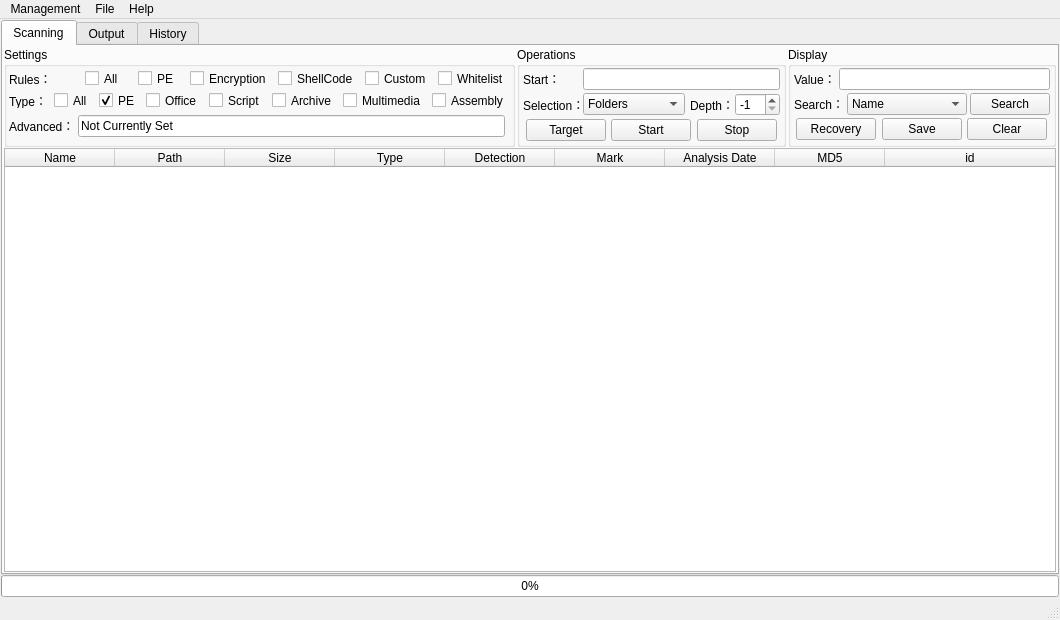
<?xml version="1.0" encoding="UTF-8"?>
<ui version="4.0">
 <class>MainWindow</class>
 <widget class="QMainWindow" name="MainWindow">
  <property name="geometry">
   <rect>
    <x>0</x>
    <y>0</y>
    <width>1060</width>
    <height>620</height>
   </rect>
  </property>
  <property name="windowTitle">
   <string>Static Malware Analysis &amp; Report Tool</string>
  </property>
  <widget class="QWidget" name="centralwidget">
   <layout class="QVBoxLayout" name="verticalLayout_2">
    <property name="leftMargin">
     <number>1</number>
    </property>
    <property name="topMargin">
     <number>1</number>
    </property>
    <property name="rightMargin">
     <number>1</number>
    </property>
    <property name="bottomMargin">
     <number>1</number>
    </property>
    <item>
     <layout class="QVBoxLayout" name="verticalLayout">
      <property name="spacing">
       <number>0</number>
      </property>
      <item>
       <widget class="QTabWidget" name="tabWidget">
        <property name="currentIndex">
         <number>0</number>
        </property>
        <widget class="QWidget" name="tab">
         <attribute name="title">
<!--
          <string>扫描页面</string>
-->
          <string>Scanning</string>
         </attribute>
         <layout class="QVBoxLayout" name="verticalLayout_4">
          <property name="leftMargin">
           <number>1</number>
          </property>
          <property name="topMargin">
           <number>1</number>
          </property>
          <property name="rightMargin">
           <number>1</number>
          </property>
          <property name="bottomMargin">
           <number>1</number>
          </property>
          <item>
           <layout class="QVBoxLayout" name="verticalLayout_3">
            <property name="spacing">
             <number>1</number>
            </property>
            <item>
             <layout class="QHBoxLayout" name="horizontalLayout_9" stretch="5,3,3">
              <property name="spacing">
               <number>2</number>
              </property>
              <item>
               <widget class="QGroupBox" name="groupBox_4">
                <property name="maximumSize">
                 <size>
                  <width>16777215</width>
                  <height>200</height>
                 </size>
                </property>
                <property name="title">
<!--
                 <string>参数设置</string>
-->
                 <string>Settings</string>
                </property>
                <layout class="QVBoxLayout" name="verticalLayout_6">
                 <property name="spacing">
                  <number>3</number>
                 </property>
                 <property name="leftMargin">
                  <number>1</number>
                 </property>
                 <property name="topMargin">
                  <number>1</number>
                 </property>
                 <property name="rightMargin">
                  <number>1</number>
                 </property>
                 <property name="bottomMargin">
                  <number>1</number>
                 </property>
                 <item>
                  <layout class="QHBoxLayout" name="horizontalLayout_7" stretch="2,1,1,1,1,1,1">
                   <property name="spacing">
                    <number>6</number>
                   </property>
                   <property name="leftMargin">
                    <number>1</number>
                   </property>
                   <property name="topMargin">
                    <number>1</number>
                   </property>
                   <property name="rightMargin">
                    <number>1</number>
                   </property>
                   <property name="bottomMargin">
                    <number>1</number>
                   </property>
                   <item>
                    <widget class="QLabel" name="label_4">
                     <property name="maximumSize">
                      <size>
                       <width>70</width>
                       <height>15</height>
                      </size>
                     </property>
                     <property name="text">
<!--
                      <string>扫描规则：</string>
-->
                      <string>Rules：</string>
                     </property>
                    </widget>
                   </item>
                   <item>
                    <widget class="QCheckBox" name="CBRuleAll">
                     <property name="maximumSize">
                      <size>
                       <width>80</width>
                       <height>15</height>
                      </size>
                     </property>
                     <property name="text">
<!--
                      <string>全选</string>
-->
                      <string>All</string>
                     </property>
                     <property name="checked">
                      <bool>false</bool>
                     </property>
                    </widget>
                   </item>
                   <item>
                    <widget class="QCheckBox" name="CBRulePE">
                     <property name="maximumSize">
                      <size>
                       <width>100</width>
                       <height>15</height>
                      </size>
                     </property>
                     <property name="text">
<!--
                      <string>PE分析</string>
-->
                      <string>PE</string>
                     </property>
                    </widget>
                   </item>
                   <item>
                    <widget class="QCheckBox" name="CBRuleCrypto">
                     <property name="maximumSize">
                      <size>
                       <width>120</width>
                       <height>15</height>
                      </size>
                     </property>
                     <property name="text">
<!--
                      <string>检查加密</string>
-->
                      <string>Encryption</string>
                     </property>
                    </widget>
                   </item>
                   <item>
                    <widget class="QCheckBox" name="CBRulePack">
                     <property name="maximumSize">
                      <size>
                       <width>120</width>
                       <height>15</height>
                      </size>
                     </property>
                     <property name="text">
<!--
                      <string>文件查壳</string>
-->
                      <string>ShellCode</string>
                     </property>
                    </widget>
                   </item>
                   <item>
                    <widget class="QCheckBox" name="CBRuleSelf">
                     <property name="maximumSize">
                      <size>
                       <width>140</width>
                       <height>15</height>
                      </size>
                     </property>
                     <property name="text">
<!--
                      <string>自定义规则</string>
-->
                      <string>Custom</string>
                     </property>
                    </widget>
                   </item>
                   <item>
                    <widget class="QCheckBox" name="CBRuleWL">
                     <property name="maximumSize">
                      <size>
                       <width>140</width>
                       <height>15</height>
                      </size>
                     </property>
                     <property name="text">
<!--
                      <string>启用白名单</string>
-->
                      <string>Whitelist</string>
                     </property>
                    </widget>
                   </item>
                  </layout>
                 </item>
                 <item>
                  <layout class="QHBoxLayout" name="horizontalLayout_6" stretch="2,1,1,1,1,1,1,1">
                   <property name="spacing">
                    <number>6</number>
                   </property>
                   <property name="leftMargin">
                    <number>1</number>
                   </property>
                   <property name="topMargin">
                    <number>1</number>
                   </property>
                   <property name="rightMargin">
                    <number>2</number>
                   </property>
                   <property name="bottomMargin">
                    <number>1</number>
                   </property>
                   <item>
                    <widget class="QLabel" name="label_3">
                     <property name="maximumSize">
                      <size>
                       <width>70</width>
                       <height>15</height>
                      </size>
                     </property>
                     <property name="text">
<!--
                      <string>文件类型：</string>
-->
                      <string>Type：</string>
                     </property>
                    </widget>
                   </item>
                   <item>
                    <widget class="QCheckBox" name="CBTypeAll">
                     <property name="maximumSize">
                      <size>
                       <width>80</width>
                       <height>15</height>
                      </size>
                     </property>
                     <property name="text">
<!--
                      <string>全选</string>
-->
                      <string>All</string>
                     </property>
                     <property name="checked">
                      <bool>false</bool>
                     </property>
                    </widget>
                   </item>
                   <item>
                    <widget class="QCheckBox" name="CBTypePE">
                     <property name="maximumSize">
                      <size>
                       <width>50</width>
                       <height>15</height>
                      </size>
                     </property>
                     <property name="text">
                      <string>PE</string>
                     </property>
                     <property name="checked">
                      <bool>true</bool>
                     </property>
                    </widget>
                   </item>
                   <item>
                    <widget class="QCheckBox" name="CBTypeOffice">
                     <property name="maximumSize">
                      <size>
                       <width>100</width>
                       <height>15</height>
                      </size>
                     </property>
                     <property name="text">
                      <string>Office</string>
                     </property>
                    </widget>
                   </item>
                   <item>
                    <widget class="QCheckBox" name="CBTypeShell">
                     <property name="maximumSize">
                      <size>
                       <width>80</width>
                       <height>15</height>
                      </size>
                     </property>
                     <property name="text">
<!--
                      <string>脚本</string>
-->
                      <string>Script</string>
                     </property>
                    </widget>
                   </item>
                   <item>
                    <widget class="QCheckBox" name="CBTypeZip">
                     <property name="maximumSize">
                      <size>
                       <width>95</width>
                       <height>15</height>
                      </size>
                     </property>
                     <property name="text">
<!--
                      <string>压缩包</string>
-->
                      <string>Archive</string>
                     </property>
                    </widget>
                   </item>
                   <item>
                    <widget class="QCheckBox" name="CBTypeMedia">
                     <property name="maximumSize">
                      <size>
                       <width>95</width>
                       <height>15</height>
                      </size>
                     </property>
                     <property name="text">
<!--
                      <string>多媒体</string>
-->
                      <string>Multimedia</string>
                     </property>
                    </widget>
                   </item>
                   <item>
                    <widget class="QCheckBox" name="CBTypeAsm">
                     <property name="maximumSize">
                      <size>
                       <width>110</width>
                       <height>15</height>
                      </size>
                     </property>
                     <property name="text">
<!--
                      <string>asm文件</string>
-->
                      <string>Assembly</string>
                     </property>
                    </widget>
                   </item>
                  </layout>
                 </item>
                 <item>
                  <layout class="QHBoxLayout" name="horizontalLayout">
                   <property name="leftMargin">
                    <number>1</number>
                   </property>
                   <property name="topMargin">
                    <number>1</number>
                   </property>
                   <property name="rightMargin">
                    <number>6</number>
                   </property>
                   <property name="bottomMargin">
                    <number>1</number>
                   </property>
                   <item>
                    <widget class="QLabel" name="label_5">
                     <property name="maximumSize">
                      <size>
                       <width>70</width>
                       <height>15</height>
                      </size>
                     </property>
                     <property name="text">
<!--
                      <string>高级设置：</string>
-->
                      <string>Advanced：</string>
                     </property>
                    </widget>
                   </item>
                   <item>
                    <widget class="QLineEdit" name="lineEditAdvSet">
                     <property name="text">
<!--
                      <string>当前未设置</string>
-->
                      <string>Not Currently Set</string>
                     </property>
                    </widget>
                   </item>
                  </layout>
                 </item>
                </layout>
               </widget>
              </item>
              <item>
               <widget class="QGroupBox" name="groupBox_3">
                <property name="sizePolicy">
                 <sizepolicy hsizetype="Preferred" vsizetype="Preferred">
                  <horstretch>0</horstretch>
                  <verstretch>0</verstretch>
                 </sizepolicy>
                </property>
                <property name="minimumSize">
                 <size>
                  <width>260</width>
                  <height>100</height>
                 </size>
                </property>
                <property name="maximumSize">
                 <size>
                  <width>16777215</width>
                  <height>200</height>
                 </size>
                </property>
                <property name="title">
<!--
                 <string>操作区域</string>
-->
                 <string>Operations</string>
                </property>
                <layout class="QVBoxLayout" name="verticalLayout_5">
                 <property name="spacing">
                  <number>3</number>
                 </property>
                 <property name="leftMargin">
                  <number>3</number>
                 </property>
                 <property name="topMargin">
                  <number>1</number>
                 </property>
                 <property name="rightMargin">
                  <number>3</number>
                 </property>
                 <property name="bottomMargin">
                  <number>1</number>
                 </property>
                 <item>
                  <layout class="QHBoxLayout" name="horizontalLayout_3">
                   <property name="spacing">
                    <number>0</number>
                   </property>
                   <item>
                    <widget class="QLabel" name="label">
                     <property name="maximumSize">
                      <size>
                       <width>60</width>
                       <height>16777215</height>
                      </size>
                     </property>
                     <property name="text">
<!--
                      <string>扫描起始：</string>
-->
                      <string>Start：</string>
                     </property>
                    </widget>
                   </item>
                   <item>
                    <widget class="QLineEdit" name="lineEditScanStart">
                     <property name="sizePolicy">
                      <sizepolicy hsizetype="Preferred" vsizetype="Fixed">
                       <horstretch>0</horstretch>
                       <verstretch>0</verstretch>
                      </sizepolicy>
                     </property>
                    </widget>
                   </item>
                  </layout>
                 </item>
                 <item>
                  <layout class="QHBoxLayout" name="horizontalLayout_4">
                   <property name="spacing">
                    <number>0</number>
                   </property>
                   <item>
                    <widget class="QLabel" name="label_2">
                     <property name="maximumSize">
                      <size>
                       <width>60</width>
                       <height>16777215</height>
                      </size>
                     </property>
                     <property name="text">
<!--
                      <string>扫描策略：</string>
-->
                      <string>Selection：</string>
                     </property>
                    </widget>
                   </item>
                   <item>
                    <widget class="QComboBox" name="comboBox">
                     <property name="minimumSize">
                      <size>
                       <width>0</width>
                       <height>21</height>
                      </size>
                     </property>
                     <property name="toolTip">
<!--
                      <string>设置扫描策略</string>
-->
                      <string>Choose Scan Policy</string>
                     </property>
                     <item>
                      <property name="text">
<!--
                       <string>文件夹扫描</string>
-->
                       <string>Folders</string>
                      </property>
                     </item>
                     <item>
                      <property name="text">
<!--
                       <string>多文件扫描</string>
-->
                       <string>Multiple Files</string>
                      </property>
                     </item>
                    </widget>
                   </item>
                   <item>
                    <spacer name="horizontalSpacer">
                     <property name="orientation">
                      <enum>Qt::Horizontal</enum>
                     </property>
                     <property name="sizeType">
                      <enum>QSizePolicy::Fixed</enum>
                     </property>
                     <property name="sizeHint" stdset="0">
                      <size>
                       <width>5</width>
                       <height>20</height>
                      </size>
                     </property>
                    </spacer>
                   </item>
                   <item>
                    <widget class="QLabel" name="label_6">
                     <property name="maximumSize">
                      <size>
                       <width>60</width>
                       <height>16777215</height>
                      </size>
                     </property>
                     <property name="toolTip">
<!--
                      <string>文件夹扫描深度设置，-1时全部扫描</string>
-->
                      <string>Depth Settings，-1 for All </string>
                     </property>
                     <property name="statusTip">
                      <string/>
                     </property>
                     <property name="whatsThis">
                      <string/>
                     </property>
                     <property name="text">
<!--
                      <string>扫描深度：</string>
-->
                      <string>Depth：</string>
                     </property>
                    </widget>
                   </item>
                   <item>
                    <widget class="QSpinBox" name="spinBox">
                     <property name="toolTip">
<!--
                      <string>文件夹扫描深度设置，-1时全部扫描</string>
-->
                      <string>Depth Settings，-1 for All</string>
                     </property>
                     <property name="suffix">
                      <string/>
                     </property>
                     <property name="prefix">
                      <string/>
                     </property>
                     <property name="minimum">
                      <number>-1</number>
                     </property>
                     <property name="value">
                      <number>-1</number>
                     </property>
                    </widget>
                   </item>
                  </layout>
                 </item>
                 <item>
                  <layout class="QHBoxLayout" name="horizontalLayout_5" stretch="0,0,0,0,0,0,0">
                   <item>
                    <spacer name="horizontalSpacer_4">
                     <property name="orientation">
                      <enum>Qt::Horizontal</enum>
                     </property>
                     <property name="sizeHint" stdset="0">
                      <size>
                       <width>40</width>
                       <height>20</height>
                      </size>
                     </property>
                    </spacer>
                   </item>
                   <item>
                    <widget class="QPushButton" name="PB_SelectFolder">
                     <property name="maximumSize">
                      <size>
                       <width>16777215</width>
                       <height>16777215</height>
                      </size>
                     </property>
                     <property name="text">
<!--
                      <string>选择目标</string>
-->
                      <string>Target</string>
                     </property>
                    </widget>
                   </item>
                   <item>
                    <spacer name="horizontalSpacer_3">
                     <property name="orientation">
                      <enum>Qt::Horizontal</enum>
                     </property>
                     <property name="sizeHint" stdset="0">
                      <size>
                       <width>40</width>
                       <height>20</height>
                      </size>
                     </property>
                    </spacer>
                   </item>
                   <item>
                    <widget class="QPushButton" name="PB_Start">
                     <property name="text">
<!--
                      <string>开  始</string>
-->
                      <string>Start</string>
                     </property>
                    </widget>
                   </item>
                   <item>
                    <spacer name="horizontalSpacer_2">
                     <property name="orientation">
                      <enum>Qt::Horizontal</enum>
                     </property>
                     <property name="sizeHint" stdset="0">
                      <size>
                       <width>40</width>
                       <height>20</height>
                      </size>
                     </property>
                    </spacer>
                   </item>
                   <item>
                    <widget class="QPushButton" name="PB_End">
                     <property name="text">
<!--
                      <string>结  束</string>
-->
                      <string>Stop</string>
                     </property>
                    </widget>
                   </item>
                   <item>
                    <spacer name="horizontalSpacer_5">
                     <property name="orientation">
                      <enum>Qt::Horizontal</enum>
                     </property>
                     <property name="sizeHint" stdset="0">
                      <size>
                       <width>40</width>
                       <height>20</height>
                      </size>
                     </property>
                    </spacer>
                   </item>
                  </layout>
                 </item>
                </layout>
               </widget>
              </item>
              <item>
               <widget class="QGroupBox" name="groupBox">
                <property name="sizePolicy">
                 <sizepolicy hsizetype="Preferred" vsizetype="Preferred">
                  <horstretch>0</horstretch>
                  <verstretch>0</verstretch>
                 </sizepolicy>
                </property>
                <property name="minimumSize">
                 <size>
                  <width>200</width>
                  <height>0</height>
                 </size>
                </property>
                <property name="title">
<!--
                 <string>显示策略</string>
-->
                 <string>Display</string>
                </property>
                <layout class="QVBoxLayout" name="verticalLayout_7">
                 <property name="spacing">
                  <number>3</number>
                 </property>
                 <property name="leftMargin">
                  <number>3</number>
                 </property>
                 <property name="topMargin">
                  <number>1</number>
                 </property>
                 <property name="rightMargin">
                  <number>3</number>
                 </property>
                 <property name="bottomMargin">
                  <number>1</number>
                 </property>
                 <item>
                  <layout class="QHBoxLayout" name="horizontalLayout_8">
                   <item>
                    <widget class="QLabel" name="label_7">
                     <property name="text">
<!--
                      <string>模糊查询：</string>
-->
                      <string>Value：</string>
                     </property>
                    </widget>
                   </item>
                   <item>
                    <widget class="QLineEdit" name="lineEditSelect"/>
                   </item>
                  </layout>
                 </item>
                 <item>
                  <layout class="QHBoxLayout" name="horizontalLayout_10">
                   <item>
                    <widget class="QLabel" name="label_8">
                     <property name="text">
<!--
                      <string>查询列名：</string>
-->
                      <string>Search：</string>
                     </property>
                    </widget>
                   </item>
                   <item>
                    <widget class="QComboBox" name="comboBox_2">
                     <property name="sizePolicy">
                      <sizepolicy hsizetype="Expanding" vsizetype="Fixed">
                       <horstretch>0</horstretch>
                       <verstretch>0</verstretch>
                      </sizepolicy>
                     </property>
                     <property name="minimumSize">
                      <size>
                       <width>0</width>
                       <height>21</height>
                      </size>
                     </property>
                     <item>
                      <property name="text">
                       <string>Name</string>
                      </property>
                     </item>
                     <item>
                      <property name="text">
                       <string>Type</string>
                      </property>
                     </item>
                     <item>
                      <property name="text">
                       <string>MD5</string>
                      </property>
                     </item>
                    </widget>
                   </item>
                   <item>
                    <widget class="QPushButton" name="PB_Select">
                     <property name="text">
<!--
                      <string>查询</string>
-->
                      <string>Search</string>
                     </property>
                    </widget>
                   </item>
                  </layout>
                 </item>
                 <item>
                  <layout class="QHBoxLayout" name="horizontalLayout_2">
                   <item>
                    <spacer name="horizontalSpacer_7">
                     <property name="orientation">
                      <enum>Qt::Horizontal</enum>
                     </property>
                     <property name="sizeHint" stdset="0">
                      <size>
                       <width>40</width>
                       <height>20</height>
                      </size>
                     </property>
                    </spacer>
                   </item>
                   <item>
                    <widget class="QPushButton" name="PB_Recover">
                     <property name="text">
<!--
                      <string>恢  复</string>
-->
                      <string>Recovery</string>
                     </property>
                    </widget>
                   </item>
                   <item>
                    <spacer name="horizontalSpacer_8">
                     <property name="orientation">
                      <enum>Qt::Horizontal</enum>
                     </property>
                     <property name="sizeHint" stdset="0">
                      <size>
                       <width>40</width>
                       <height>20</height>
                      </size>
                     </property>
                    </spacer>
                   </item>
                   <item>
                    <widget class="QPushButton" name="PB_Store">
                     <property name="text">
<!--
                      <string>保  存</string>
-->
                      <string>Save</string>
                     </property>
                    </widget>
                   </item>
                   <item>
                    <spacer name="horizontalSpacer_9">
                     <property name="orientation">
                      <enum>Qt::Horizontal</enum>
                     </property>
                     <property name="sizeHint" stdset="0">
                      <size>
                       <width>40</width>
                       <height>20</height>
                      </size>
                     </property>
                    </spacer>
                   </item>
                   <item>
                    <widget class="QPushButton" name="PB_Clear">
                     <property name="text">
<!--
                      <string>清  空</string>
-->
                      <string>Clear</string>
                     </property>
                    </widget>
                   </item>
                   <item>
                    <spacer name="horizontalSpacer_10">
                     <property name="orientation">
                      <enum>Qt::Horizontal</enum>
                     </property>
                     <property name="sizeHint" stdset="0">
                      <size>
                       <width>40</width>
                       <height>20</height>
                      </size>
                     </property>
                    </spacer>
                   </item>
                  </layout>
                 </item>
                </layout>
               </widget>
              </item>
             </layout>
            </item>
            <item>
             <widget class="QTableWidget" name="tableWidget">
              <property name="minimumSize">
               <size>
                <width>450</width>
                <height>280</height>
               </size>
              </property>
              <property name="toolTip">
               <string/>
              </property>
              <property name="editTriggers">
               <set>QAbstractItemView::NoEditTriggers</set>
              </property>
              <property name="showGrid">
               <bool>false</bool>
              </property>
              <property name="rowCount">
               <number>0</number>
              </property>
              <property name="columnCount">
               <number>9</number>
              </property>
              <attribute name="horizontalHeaderDefaultSectionSize">
               <number>110</number>
              </attribute>
              <attribute name="horizontalHeaderHighlightSections">
               <bool>false</bool>
              </attribute>
              <attribute name="horizontalHeaderStretchLastSection">
               <bool>true</bool>
              </attribute>
              <attribute name="verticalHeaderHighlightSections">
               <bool>false</bool>
              </attribute>
              <column>
               <property name="text">
                <string>Name</string>
               </property>
              </column>
              <column>
               <property name="text">
                <string>Path</string>
               </property>
              </column>
              <column>
               <property name="text">
                <string>Size</string>
               </property>
              </column>
              <column>
               <property name="text">
                <string>Type</string>
               </property>
              </column>
              <column>
               <property name="text">
                <string>Detection</string>
               </property>
              </column>
              <column>
               <property name="text">
                <string>Mark</string>
               </property>
              </column>
              <column>
               <property name="text">
                <string>Analysis Date</string>
               </property>
              </column>
              <column>
               <property name="text">
                <string>MD5</string>
               </property>
              </column>
              <column>
               <property name="text">
                <string>id</string>
               </property>
              </column>
             </widget>
            </item>
           </layout>
          </item>
         </layout>
        </widget>
        <widget class="QWidget" name="tab_2">
         <attribute name="title">
<!--
          <string>扫描报告</string>
-->
          <string>Output</string>
         </attribute>
         <layout class="QVBoxLayout" name="verticalLayout_8">
          <item>
           <widget class="QTextEdit" name="textEdit"/>
          </item>
          <item>
           <layout class="QHBoxLayout" name="horizontalLayout_11">
            <item>
             <spacer name="horizontalSpacer_6">
              <property name="orientation">
               <enum>Qt::Horizontal</enum>
              </property>
              <property name="sizeHint" stdset="0">
               <size>
                <width>40</width>
                <height>20</height>
               </size>
              </property>
             </spacer>
            </item>
            <item>
             <widget class="QPushButton" name="PB_KeepLog">
              <property name="text">
<!--
               <string>保存报告</string>
-->
               <string>Save Output</string>
              </property>
             </widget>
            </item>
            <item>
             <widget class="QPushButton" name="PB_ClearLog">
              <property name="text">
<!--
               <string>清空内容</string>
-->
               <string>Clear Output</string>
              </property>
             </widget>
            </item>
           </layout>
          </item>
         </layout>
        </widget>
        <widget class="QWidget" name="tab_3">
         <attribute name="title">
<!--
          <string>查看历史</string>
-->
          <string>History</string>
         </attribute>
         <layout class="QVBoxLayout" name="verticalLayout_9" stretch="0,3">
          <item>
           <layout class="QHBoxLayout" name="horizontalLayout_12" stretch="3,1">
            <item>
             <widget class="QCalendarWidget" name="calendarWidget"/>
            </item>
            <item>
             <widget class="QGroupBox" name="groupBox_2">
              <property name="title">
<!--
               <string>显示策略</string>
-->
               <string>Display</string>
              </property>
              <layout class="QVBoxLayout" name="verticalLayout_10">
               <item>
                <layout class="QHBoxLayout" name="horizontalLayout_13">
                 <item>
                  <widget class="QLabel" name="label_9">
                   <property name="text">
<!--
                    <string>模糊查询：</string>
-->
                    <string>Value：</string>
                   </property>
                  </widget>
                 </item>
                 <item>
                  <widget class="QLineEdit" name="LE_FuzzyHistory"/>
                 </item>
                </layout>
               </item>
               <item>
                <layout class="QHBoxLayout" name="horizontalLayout_14">
                 <item>
                  <widget class="QLabel" name="label_10">
                   <property name="text">
<!--
                    <string>查询列名：</string>
-->
                    <string>Search：</string>
                   </property>
                  </widget>
                 </item>
                 <item>
                  <widget class="QComboBox" name="comboBox_3">
                   <property name="sizePolicy">
                    <sizepolicy hsizetype="Expanding" vsizetype="Fixed">
                     <horstretch>0</horstretch>
                     <verstretch>0</verstretch>
                    </sizepolicy>
                   </property>
                   <item>
                    <property name="text">
                     <string>Name</string>
                    </property>
                   </item>
                   <item>
                    <property name="text">
                     <string>Type</string>
                    </property>
                   </item>
                   <item>
                    <property name="text">
                     <string>MD5</string>
                    </property>
                   </item>
                  </widget>
                 </item>
                </layout>
               </item>
               <item>
                <layout class="QHBoxLayout" name="horizontalLayout_15">
                 <item>
                  <spacer name="horizontalSpacer_11">
                   <property name="orientation">
                    <enum>Qt::Horizontal</enum>
                   </property>
                   <property name="sizeHint" stdset="0">
                    <size>
                     <width>40</width>
                     <height>20</height>
                    </size>
                   </property>
                  </spacer>
                 </item>
                 <item>
                  <widget class="QPushButton" name="PB_SelectHistory">
                   <property name="text">
<!--
                    <string>查询记录</string>
-->
                    <string>Search</string>
                   </property>
                  </widget>
                 </item>
                </layout>
               </item>
              </layout>
             </widget>
            </item>
           </layout>
          </item>
          <item>
           <widget class="QTableWidget" name="tableWidget_2">
            <attribute name="horizontalHeaderDefaultSectionSize">
             <number>110</number>
            </attribute>
            <attribute name="horizontalHeaderStretchLastSection">
             <bool>true</bool>
            </attribute>
            <column>
             <property name="text">
              <string>Name</string>
             </property>
            </column>
            <column>
             <property name="text">
              <string>Path</string>
             </property>
            </column>
            <column>
             <property name="text">
              <string>Size</string>
             </property>
            </column>
            <column>
             <property name="text">
              <string>Type</string>
             </property>
            </column>
            <column>
             <property name="text">
              <string>Detection</string>
             </property>
            </column>
            <column>
             <property name="text">
              <string>Mark</string>
             </property>
            </column>
            <column>
             <property name="text">
              <string>Date</string>
             </property>
            </column>
            <column>
             <property name="text">
              <string>MD5</string>
             </property>
            </column>
           </widget>
          </item>
         </layout>
        </widget>
       </widget>
      </item>
      <item>
       <widget class="QProgressBar" name="progressBar">
        <property name="value">
         <number>0</number>
        </property>
       </widget>
      </item>
     </layout>
    </item>
   </layout>
  </widget>
  <widget class="QMenuBar" name="menubar">
   <property name="geometry">
    <rect>
     <x>0</x>
     <y>0</y>
     <width>1060</width>
     <height>23</height>
    </rect>
   </property>
   <widget class="QMenu" name="menu">
    <property name="title">
<!--
     <string>管理</string>
-->
     <string>Management</string>
    </property>
    <addaction name="AC_Check"/>
    <addaction name="separator"/>
    <addaction name="AC_Setting"/>
   </widget>
   <widget class="QMenu" name="menu_2">
    <property name="title">
<!--
     <string>文件</string>
-->
     <string>File</string>
    </property>
    <addaction name="AC_CheckML"/>
    <addaction name="AC_EditWL"/>
   </widget>
   <widget class="QMenu" name="menu_4">
    <property name="title">
<!--
     <string>帮助</string>
-->
     <string>Help</string>
    </property>
    <addaction name="AC_Info"/>
    <addaction name="AC_About"/>
    <addaction name="AC_Author"/>
   </widget>
   <addaction name="menu"/>
   <addaction name="menu_2"/>
   <addaction name="menu_4"/>
  </widget>
  <widget class="QStatusBar" name="statusbar"/>
  <action name="AC_Check">
   <property name="text">
<!--
    <string>检查配置</string>
-->
    <string>Check Configurations</string>
   </property>
  </action>
  <action name="AC_Setting">
   <property name="text">
<!--
    <string>软件设置</string>
-->
    <string>Settings</string>
   </property>
  </action>
  <action name="AC_CheckML">
   <property name="text">
<!--
    <string>机器学习验证</string>
-->
    <string>Machine Learning</string>
   </property>
  </action>
  <action name="AC_Info">
   <property name="text">
<!--
    <string>版本信息</string>
-->
    <string>Version</string>
   </property>
  </action>
  <action name="AC_About">
   <property name="text">
<!--
    <string>关于软件</string>
-->
    <string>About</string>
   </property>
  </action>
  <action name="AC_Author">
   <property name="text">
<!--
    <string>联系作者</string>
-->
    <string>Contact Author</string>
   </property>
  </action>
  <action name="AC_EditWL">
   <property name="text">
<!--
    <string>修改白名单</string>
-->
    <string>Edit Whitelist</string>
   </property>
  </action>
  <action name="action_9">
   <property name="text">
<!--
    <string>软件设置</string>
-->
    <string>Settings</string>
   </property>
  </action>
 </widget>
 <resources/>
 <connections/>
</ui>
